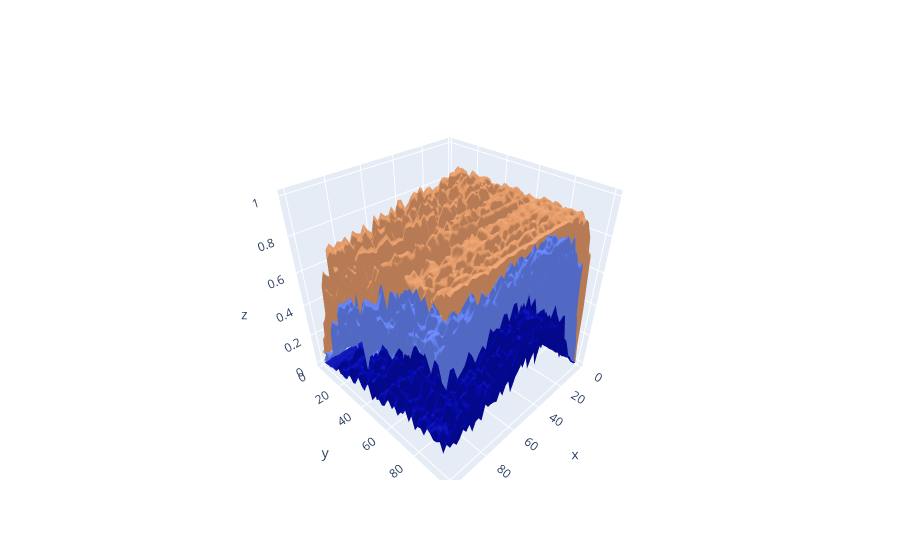

Notebook source saved alongside this figure:
### Code cell
import plotly.graph_objects as go

plot_power_3D(rate_stats,rate_range,Nsteps= Nsteps)

### Figure 1 — Plotly figure (JSON) as saved in the notebook; plotly's stock layout.template omitted (floating-point values rounded to 4 significant figures; data arrays with more than 128 entries replaced by an {"elided": "..."} marker saying what was removed)
{"data": [{"cauto": false, "cmax": 1, "cmin": 0, "colorscale": [[0, "rgb(100,0,0)"], [0.3333, "rgb(100,0,100)"], [0.6667, "rgb(0,100,0)"]], "opacity": 1, "showscale": false, "surfacecolor": {"elided": "50x50 int values"}, "type": "surface", "x": {"elided": "50x50 int values"}, "y": {"elided": "50x50 int values"}, "z": {"elided": "50x50 float values"}}, {"cauto": false, "cmax": 1, "cmin": 0, "colorscale": [[0, "rgb(100,0,0)"], [0.3333, "rgb(100,0,100)"], [0.6667, "rgb(0,100,0)"]], "opacity": 1, "showscale": false, "surfacecolor": {"elided": "50x50 float values"}, "type": "surface", "x": {"elided": "50x50 int values"}, "y": {"elided": "50x50 int values"}, "z": {"elided": "50x50 float values"}}, {"cauto": false, "cmax": 1, "cmin": 0, "colorscale": [[0, "rgb(100,0,0)"], [0.3333, "rgb(100,0,100)"], [0.6667, "rgb(0,100,0)"]], "opacity": 1, "showscale": false, "surfacecolor": {"elided": "50x50 float values"}, "type": "surface", "x": {"elided": "50x50 int values"}, "y": {"elided": "50x50 int values"}, "z": {"elided": "50x50 float values"}}], "layout": {}}
